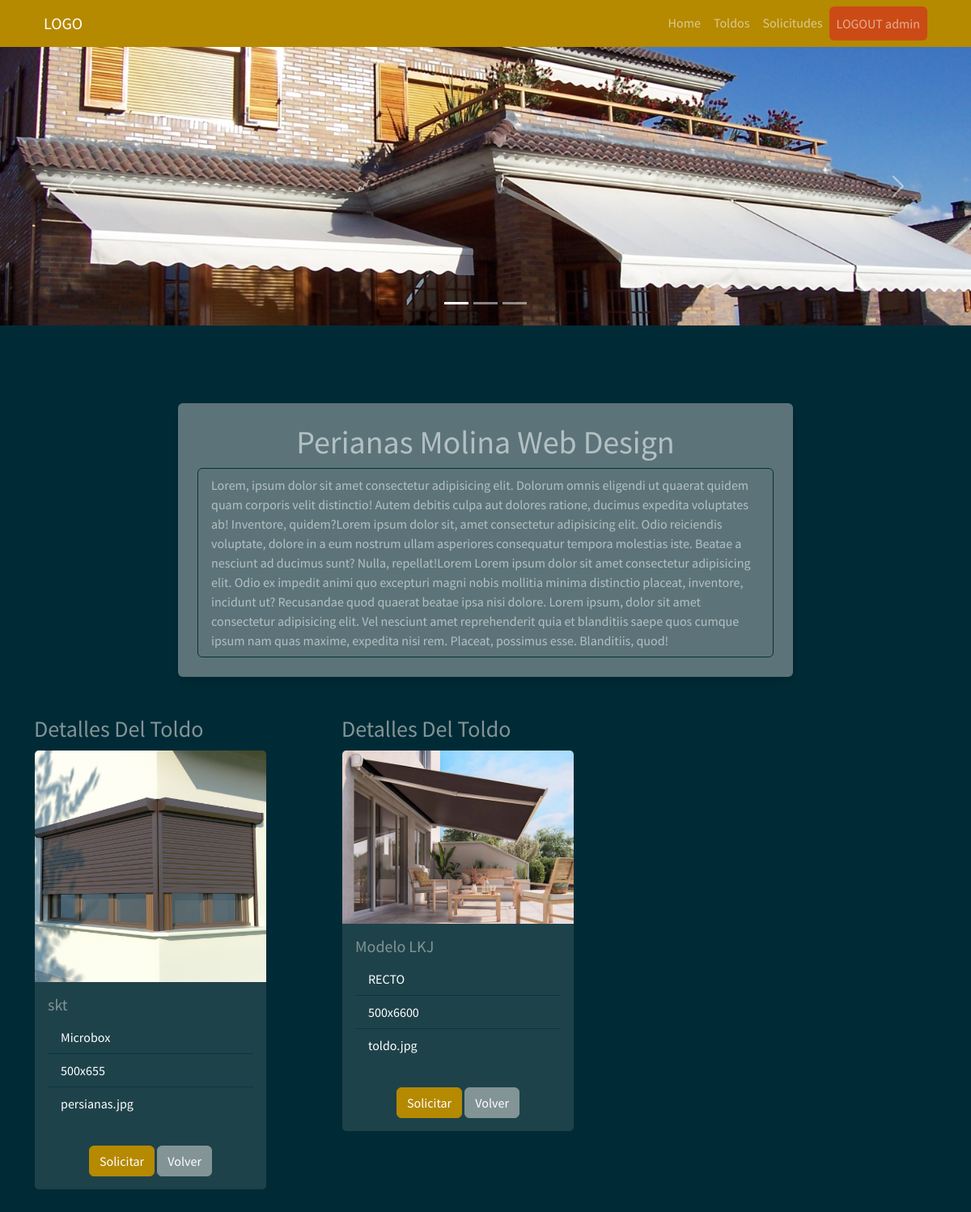
/toldo_user (signed in), run on an earlier commit of the app's database.
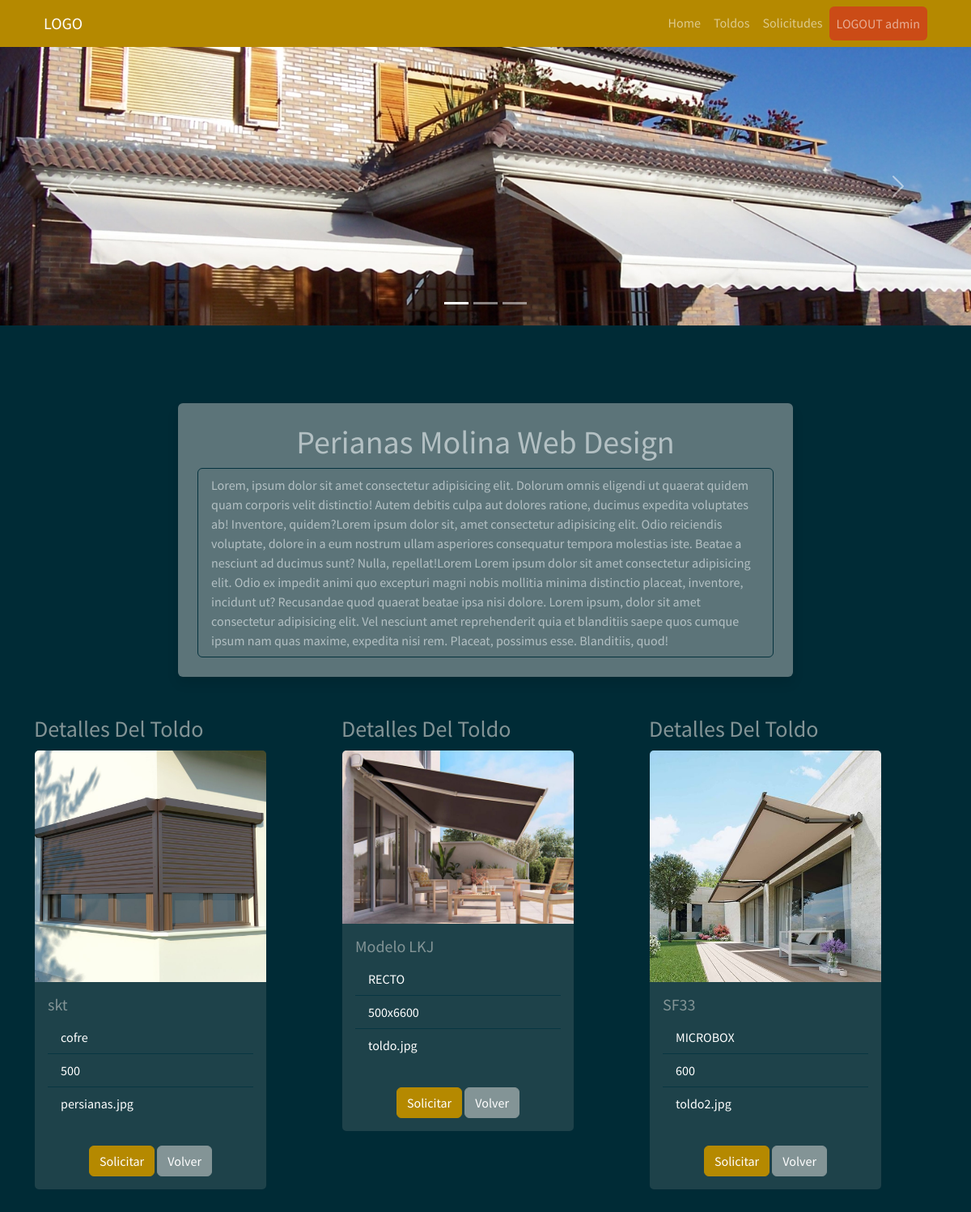
And on a later commit of the database.
### myapp/models.py (models this page shows)
    class Toldo(db.Model):
        __tablename__ = "Toldo"  # Nombre de la tabla que se crea
        Toldo_id = db.Column("toldo_id", db.Integer, Sequence(
            'toldo_id_seq'),  primary_key=True)
        Modelo = db.Column(db.String(20))
        Tipo = db.Column(db.String(30))
        Dimensiones = db.Column(db.String(30))
        Imagen = db.Column(db.String(30))

### myapp/views.py (the view)
    @app.route("/toldo_user", methods=["GET", "POST"])
    def toldo_user():
        list_toldo = db_access["list_toldos"]
        toldos = list_toldo()
        usuario = session['usuario']
        usu = usuario
        return render_template("user/toldos_user.html", toldos=toldos, usu=usu)

### myapp/templates/user/toldos_user.html (shortened to what this page needs)
<!DOCTYPE html>
<html>
<head>
    <link href="https://cdn.jsdelivr.net/npm/bootstrap@5.1.3/dist/css/bootstrap.min.css" rel="stylesheet"
>
    <link rel="stylesheet" href="../static/style/bootstrap.min(8).css">
    <link href="https://cdnjs.cloudflare.com/ajax/libs/font-awesome/4.0.3/css/font-awesome.css" rel="stylesheet">
</head>
<body>
    {% include 'includes/navbar_user.html' %}
    <div id="carouselExampleIndicators" class="carousel slide" data-bs-ride="carousel">
        <ol class="carousel-indicators">
            <li data-bs-target="#carouselExampleIndicators" data-bs-slide-to="0" class="active"></li>
            <li data-bs-target="#carouselExampleIndicators" data-bs-slide-to="1"></li>
            <li data-bs-target="#carouselExampleIndicators" data-bs-slide-to="2"></li>
        </ol>
        <div class="carousel-inner">
            <div class="carousel-item active">
                <img src="../static/style/img/carrousel/6.jpg" class="d-block w-100" alt="..."
                    style="max-width:100%;height:auto;">
            </div>
        </div>
        <a class="carousel-control-prev" href="#carouselExampleIndicators" role="button" data-bs-slide="prev">
            <span class="carousel-control-prev-icon" aria-hidden="true"></span>
        </a>
        <a class="carousel-control-next" href="#carouselExampleIndicators" role="button" data-bs-slide="next">
            <span class="carousel-control-next-icon" aria-hidden="true"></span>
        </a>
    </div>
    <section class="pt-5 pb-5">
        <div class="container">
            <div class="row justify-content-center mt-5">
                <div class="col-8 bg-secondary p-4 rounded shadow text-white" style="opacity: 0.7;">
                    <h1 class=" row justify-content-center ">Perianas Molina Web Design</h1>
                    <ul class="list-group">
                        <li class="list-group-item">Lorem, ipsum dolor sit amet consectetur adipisicing elit. Dolorum
                            omnis
                            eligendi ut quaerat quidem quam corporis velit distinctio! Autem debitis culpa aut dolores
                            ratione, ducimus expedita voluptates ab! Inventore, quidem?Lorem ipsum dolor sit, amet
                            consectetur adipisicing elit. Odio reiciendis voluptate, dolore in a eum nostrum ullam
                            asperiores consequatur tempora molestias iste. Beatae a nesciunt ad ducimus sunt? Nulla,
                            repellat!Lorem Lorem ipsum dolor sit amet consectetur adipisicing elit. Odio ex impedit
                            animi
                            quo excepturi magni nobis mollitia minima distinctio placeat, inventore, incidunt ut?
                            Recusandae
                            quod quaerat beatae ipsa nisi dolore. Lorem ipsum, dolor sit amet consectetur adipisicing
                            elit.
                            Vel nesciunt amet reprehenderit quia et blanditiis saepe quos cumque ipsum nam quas maxime,
                            expedita nisi rem. Placeat, possimus esse. Blanditiis, quod!</li>
                    </ul>
                </div>
            </div>
            <div class="row mt-5">
                {% for toldo in toldos %}
                <div class="col-4">
                    <p class="list-group">
                    <h3>Detalles Del Toldo</h3>
                    <div class="card" style="width: 18rem;">
                        <img src="../static/style/img/{{toldo.Imagen}}" class="card-img-top" alt="...">
                        <div class="card-body">
                            <h5 class="card-title">
                                {{toldo.Modelo}}
                            </h5>
                            <ul class="list-group list-group-flush">
                                <li class="list-group-item">
                                    {{toldo.Tipo}}
                                </li>
                                <li class="list-group-item">
                                    {{toldo.Dimensiones}}
                                </li>
                                <li class="list-group-item">
                                    {{toldo.Imagen}}
                                </li>
                            </ul>
                        </div>
                        <div class="card-body mx-auto">
                            <a class="btn btn-primary" href="/details_toldo/{{toldo.Toldo_id}}">Solicitar</a>
                            <a class="btn btn-secondary" href="#">Volver</a>
                        </div>
                    </div>
                    </p>
                </div>
                {% endfor %}
            </div>
        </div>
    </section>
</body>
</html>

### myapp/templates/includes/navbar_user.html (shortened to what this page needs)
<link href="https://cdnjs.cloudflare.com/ajax/libs/font-awesome/5.10.0/css/all.min.css" rel="stylesheet">
<div class="container-fluid bg-primary">
    <div class="container">
        <nav class="navbar navbar-expand-lg navbar-dark">
            <div class="container-fluid">
                <a class="navbar-brand" href="#">LOGO</a>
                <div class="collapse navbar-collapse" id="navbarSupportedContent">
                    <ul class="navbar-nav ms-auto mb-2 mb-lg-0">
                        <li class="nav-item">
                            <a class="nav-link " aria-current="page" href="/inicio_usu">Home</a>
                        </li>
                        <li class="nav-item">
                            <a class="nav-link" href="/toldo_user">Toldos</a>
                        </li>
                        <li class="nav-item">
                            <a class="nav-link" href="/solicitudes">Solicitudes</a>
                        </li>
                        <li class="nav-item">
                            <a href="/logout" class="nav-link  bg-warning btn" tabindex="-1"
                                aria-disabled="true">LOGOUT {{usu}}</a>
                        </li>
                    </ul>
                </div>
            </div>
        </nav>
    </div>
</div>

What changed in the data, as far as the page shows it:
changed Toldo "skt": Tipo "Microbox" → "cofre"; Dimensiones "500x655" → "500"
added Toldo: Imagen (picture), Modelo "SF33", Tipo "MICROBOX", Dimensiones "600", Imagen "toldo2.jpg"
